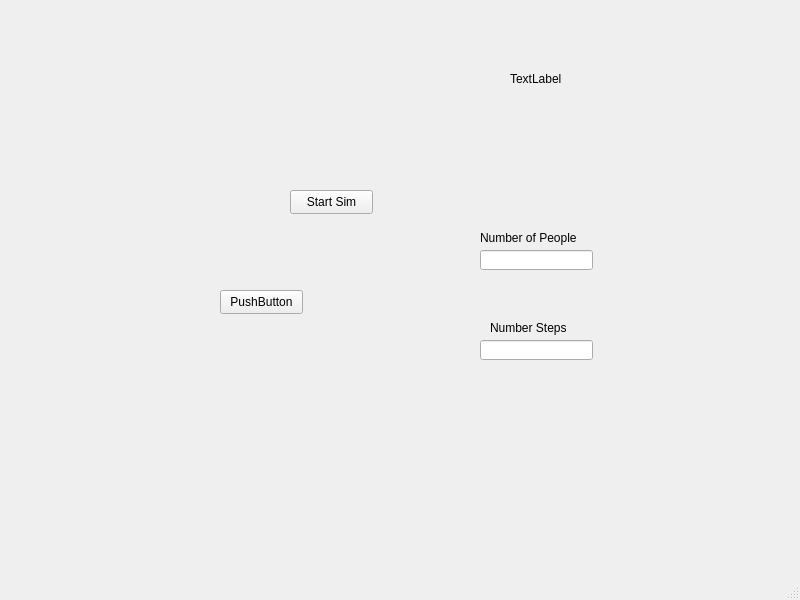
<?xml version="1.0" encoding="UTF-8"?>
<ui version="4.0">
 <class>MainWindow</class>
 <widget class="QMainWindow" name="MainWindow">
  <property name="geometry">
   <rect>
    <x>0</x>
    <y>0</y>
    <width>800</width>
    <height>600</height>
   </rect>
  </property>
  <property name="windowTitle">
   <string>MainWindow</string>
  </property>
  <widget class="QWidget" name="centralwidget">
   <widget class="QPushButton" name="StartSim">
    <property name="geometry">
     <rect>
      <x>290</x>
      <y>190</y>
      <width>83</width>
      <height>24</height>
     </rect>
    </property>
    <property name="text">
     <string>Start Sim</string>
    </property>
   </widget>
   <widget class="QPushButton" name="stop">
    <property name="geometry">
     <rect>
      <x>220</x>
      <y>290</y>
      <width>83</width>
      <height>24</height>
     </rect>
    </property>
    <property name="text">
     <string>PushButton</string>
    </property>
   </widget>
   <widget class="QLineEdit" name="numPeopleInput">
    <property name="geometry">
     <rect>
      <x>480</x>
      <y>250</y>
      <width>113</width>
      <height>20</height>
     </rect>
    </property>
   </widget>
   <widget class="QLabel" name="label">
    <property name="geometry">
     <rect>
      <x>480</x>
      <y>230</y>
      <width>131</width>
      <height>16</height>
     </rect>
    </property>
    <property name="text">
     <string>Number of People</string>
    </property>
   </widget>
   <widget class="QLabel" name="label_2">
    <property name="geometry">
     <rect>
      <x>490</x>
      <y>320</y>
      <width>91</width>
      <height>16</height>
     </rect>
    </property>
    <property name="text">
     <string>Number Steps</string>
    </property>
   </widget>
   <widget class="QLabel" name="TotalNumStepLabel">
    <property name="geometry">
     <rect>
      <x>510</x>
      <y>63</y>
      <width>181</width>
      <height>31</height>
     </rect>
    </property>
    <property name="text">
     <string>TextLabel</string>
    </property>
   </widget>
   <widget class="QLineEdit" name="numStepsInput">
    <property name="geometry">
     <rect>
      <x>480</x>
      <y>340</y>
      <width>113</width>
      <height>20</height>
     </rect>
    </property>
   </widget>
  </widget>
  <widget class="QMenuBar" name="menubar">
   <property name="geometry">
    <rect>
     <x>0</x>
     <y>0</y>
     <width>800</width>
     <height>19</height>
    </rect>
   </property>
  </widget>
  <widget class="QStatusBar" name="statusbar"/>
 </widget>
 <resources/>
 <connections/>
</ui>
